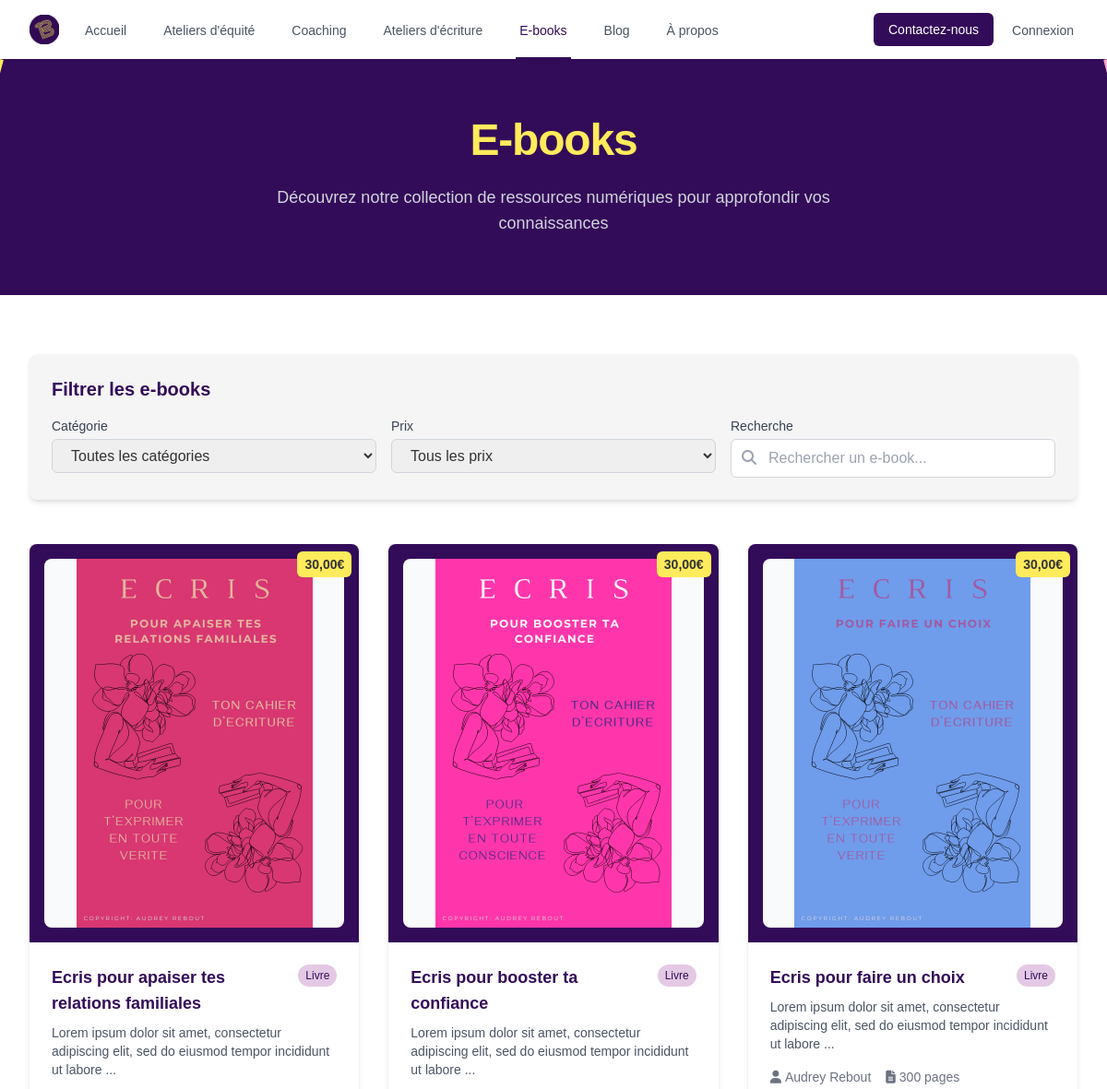
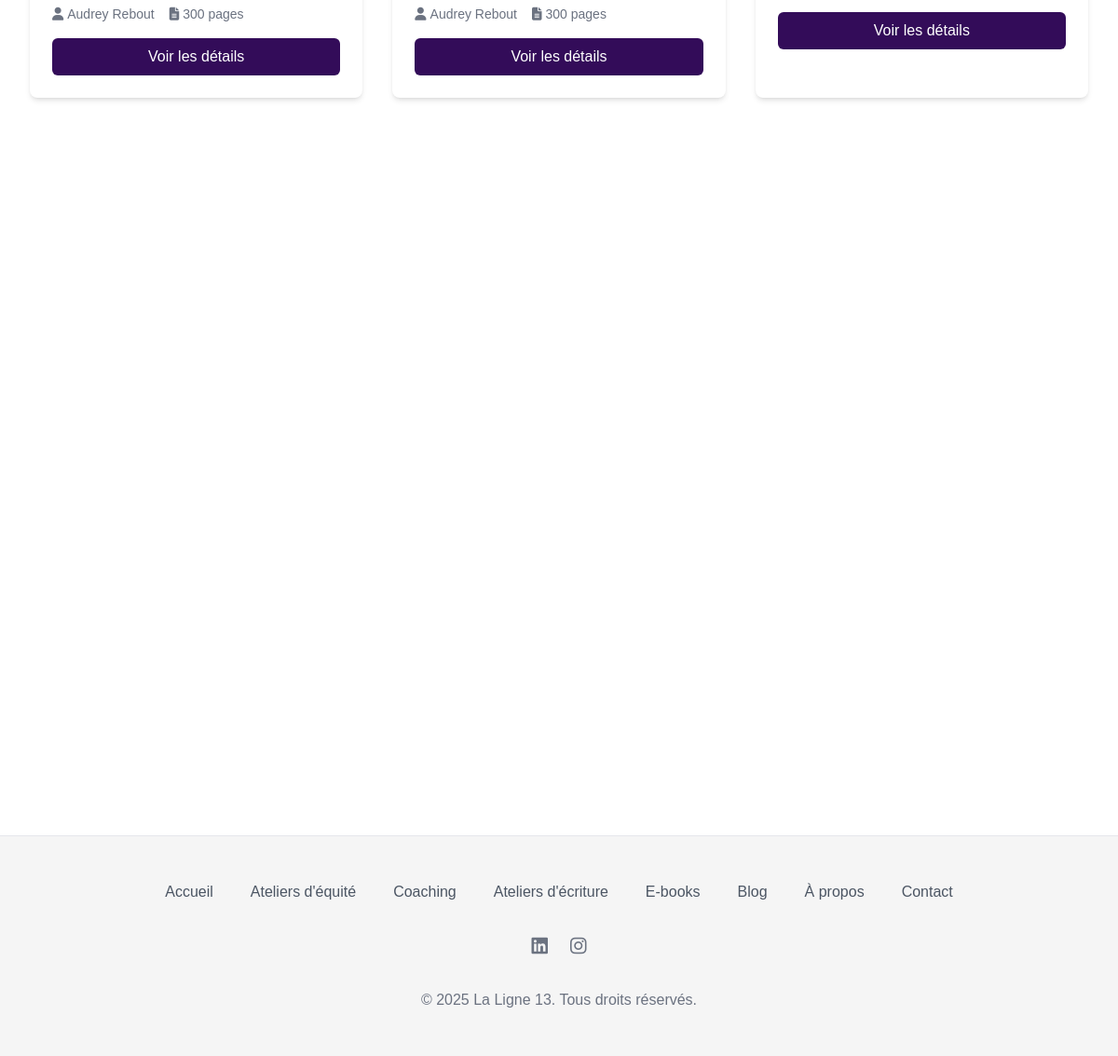
The app's page /frontend/ebooks.php with its own data (2 pictures, top to bottom).
### tables this page shows
CREATE TABLE `ebooks` (
  `id` int(11) NOT NULL,
  `titre` varchar(255) NOT NULL,
  `description` text DEFAULT NULL,
  `auteur` varchar(255) DEFAULT NULL,
  `prix` decimal(10,2) NOT NULL,
  `image` varchar(255) DEFAULT NULL,
  `fichier` varchar(255) NOT NULL,
  `date_publication` date DEFAULT NULL,
  `categorie` varchar(100) DEFAULT NULL,
  `nombre_pages` int(11) DEFAULT NULL,
  `format` varchar(50) DEFAULT 'PDF',
  `is_active` tinyint(1) DEFAULT 1,
  `created_at` timestamp NULL DEFAULT current_timestamp(),
  `updated_at` timestamp NULL DEFAULT current_timestamp() ON UPDATE current_timestamp()
);

### frontend/ebooks.php (the view, shortened to what this page needs)
<?php
require("../backend/utils/ConnectToBDD.php");
$query = "SELECT * FROM ebooks WHERE is_active = 1 ORDER BY date_publication DESC";
$stmt = $pdo->prepare($query);
$stmt->execute();
$ebooks = $stmt->fetchAll(PDO::FETCH_ASSOC);
?>
<!DOCTYPE html>
<html lang="fr">
<head>
    <script src="https://cdn.tailwindcss.com"></script>
    <link rel="stylesheet" href="https://cdnjs.cloudflare.com/ajax/libs/font-awesome/6.4.0/css/all.min.css">
</head>
<body class="bg-lightgray text-darkgray">
    <nav class="bg-white shadow-sm fixed w-full z-50">
        <div class="max-w-7xl mx-auto px-4 sm:px-6 lg:px-8">
            <div class="flex justify-between h-16">
                <div class="flex">
                    <div class="flex-shrink-0 flex items-center">
                        <img src="../src/img/logo.jpg" alt="Logo Ligne 13" class="h-8 w-auto">
                    </div>
                    <div class="hidden sm:ml-6 sm:flex sm:space-x-8">
                        <a href="index.php" class="border-transparent text-gray-600 hover:text-violet inline-flex items-center px-1 pt-1 border-b-2 border-transparent hover:border-violet text-sm font-medium">
                            Accueil
                        </a>
                        <a href="ateliers.php" class="border-transparent text-gray-600 hover:text-violet inline-flex items-center px-1 pt-1 border-b-2 border-transparent hover:border-violet text-sm font-medium">
                            Ateliers d'équité
                        </a>
                        <a href="coaching.php" class="border-transparent text-gray-600 hover:text-violet inline-flex items-center px-1 pt-1 border-b-2 border-transparent hover:border-violet text-sm font-medium">
                            Coaching
                        </a>
                        <a href="ecriture.php" class="border-transparent text-gray-600 hover:text-violet inline-flex items-center px-1 pt-1 border-b-2 border-transparent hover:border-violet text-sm font-medium">
                            Ateliers d'écriture
                        </a>
                        <a href="ebooks.php" class="border-violet text-violet inline-flex items-center px-1 pt-1 border-b-2 text-sm font-medium">
                            E-books
                        </a>
                        <a href="blog.php" class="border-transparent text-gray-600 hover:text-violet inline-flex items-center px-1 pt-1 border-b-2 border-transparent hover:border-violet text-sm font-medium">
                            Blog
                        </a>
                        <a href="about.html" class="border-transparent text-gray-600 hover:text-violet inline-flex items-center px-1 pt-1 border-b-2 border-transparent hover:border-violet text-sm font-medium">
                            À propos
                        </a>
                    </div>
                </div>
                <div class="flex items-center">
                    <div class="hidden sm:flex sm:items-center">
                        <?php if (isset($_SESSION['is_admin']) && $_SESSION['is_admin'] == 1): ?>
                            <a href="admin.php" class="bg-violet text-white hover:bg-violet/90 px-4 py-2 rounded-md text-sm font-medium">
                                Administration
                            </a>
                        <?php else: ?>
                            <a href="contact.html" class="bg-violet text-white hover:bg-violet/90 px-4 py-2 rounded-md text-sm font-medium">
                                Contactez-nous
                            </a>
                        <?php endif; ?>
                        <?php if (isset($_SESSION['user_id'])): ?>
                            <a href="myaccount.php" class="border-transparent text-gray-600 hover:text-violet inline-flex items-center px-1 pt-1 border-b-2 border-transparent hover:border-violet text-sm font-medium ml-4">
                                Mon compte
                            </a>
                        <?php else: ?>
                            <a href="login.php" class="border-transparent text-gray-600 hover:text-violet inline-flex items-center px-1 pt-1 border-b-2 border-transparent hover:border-violet text-sm font-medium ml-4">
                                Connexion
                            </a>
                        <?php endif; ?>
                    </div>
                </div>
            </div>
        </div>
    </nav>
    <div class="hero-pattern bg-violet flex items-center">
        <div class="diagonal-line-left"></div>
        <div class="diagonal-line-right"></div>
        <div class="curved-line-bottom"></div>
        <div class="max-w-7xl mx-auto px-4 sm:px-6 lg:px-8 relative z-10 pt-16">
            <div class="text-center">
                <h1 class="text-3xl font-extrabold tracking-tight text-jaune sm:text-4xl md:text-5xl animate-hidden animate-element">
                    <span class="block">E-books</span>
                </h1>
                <p class="mt-6 max-w-2xl mx-auto text-base text-gray-300 sm:text-lg animate-hidden animate-element animate-delay-100">
                    Découvrez notre collection de ressources numériques pour approfondir vos connaissances
                </p>
            </div>
        </div>
    </div>
    <div class="py-16 bg-white">
        <div class="max-w-7xl mx-auto px-4 sm:px-6 lg:px-8">
            <div class="mb-12 animate-hidden animate-element">
                <div class="bg-lightgray rounded-lg p-6 shadow-md">
                    <h2 class="text-xl font-bold text-violet mb-4">Filtrer les e-books</h2>
                    <div class="grid grid-cols-1 md:grid-cols-3 gap-4">
                        <div>
                            <label for="category-filter" class="block text-sm font-medium text-gray-700 mb-1">
                                Catégorie
                            </label>
                            <select id="category-filter" class="w-full px-4 py-2 border border-gray-300 rounded-md focus:outline-none focus:ring-2 focus:ring-violet focus:border-transparent">
                                <option value="">Toutes les catégories</option>
                            </select>
                        </div>
                        <div>
                            <label for="price-filter" class="block text-sm font-medium text-gray-700 mb-1">
                                Prix
                            </label>
                            <select id="price-filter" class="w-full px-4 py-2 border border-gray-300 rounded-md focus:outline-none focus:ring-2 focus:ring-violet focus:border-transparent">
                                <option value="">Tous les prix</option>
                            </select>
                        </div>
                        <div>
                            <label for="search-filter" class="block text-sm font-medium text-gray-700 mb-1">
                                Recherche
                            </label>
                            <div class="relative">
                                <input type="text" id="search-filter" placeholder="Rechercher un e-book..." class="w-full pl-10 pr-4 py-2 border border-gray-300 rounded-md focus:outline-none focus:ring-2 focus:ring-violet focus:border-transparent">
                                <i class="fas fa-search absolute left-3 top-3 text-gray-400"></i>
                            </div>
                        </div>
                    </div>
                </div>
            </div>
            <div class="grid grid-cols-1 sm:grid-cols-2 lg:grid-cols-3 gap-8" id="ebooks-container">
                <?php if (empty($ebooks)): ?>
                    <div class="col-span-full text-center py-12">
                        <p class="text-gray-500 text-lg">Aucun e-book disponible pour le moment.</p>
                    </div>
                <?php else: ?>
                    <?php foreach ($ebooks as $ebook): ?>
                        <div class="ebook-card bg-white rounded-lg shadow-md overflow-hidden animate-hidden animate-element" data-category="<?= htmlspecialchars($ebook['categorie']); ?>" data-price="<?= $ebook['prix']; ?>">
                            <div class="bg-violet relative p-4">
                                <?php if (!empty($ebook['image'])): ?>
                                    <img src="<?= htmlspecialchars($ebook['image']); ?>" alt="<?= htmlspecialchars($ebook['titre']); ?>" class="w-full h-[400px] object-contain bg-gray-50 rounded-lg">
                                <?php else: ?>
                                    <div class="w-full h-[400px] flex items-center justify-center bg-gray-50 rounded-lg">
                                        <i class="fas fa-book text-violet text-5xl"></i>
                                    </div>
                                <?php endif; ?>
                                <div class="absolute top-2 right-2 bg-jaune text-darkgray px-2 py-1 rounded-md text-sm font-bold">
                                    <?= number_format($ebook['prix'], 2, ',', ' '); ?>€
                                </div>
                            </div>
                            <div class="p-6">
                                <div class="flex justify-between items-start mb-2">
                                    <h3 class="text-lg font-bold text-violet"><?= htmlspecialchars($ebook['titre']); ?></h3>
                                    <span class="text-xs bg-mauve text-violet px-2 py-1 rounded-full"><?= htmlspecialchars($ebook['categorie']); ?></span>
                                </div>
                                <p class="text-gray-600 text-sm mb-4"><?= htmlspecialchars(substr($ebook['description'], 0, 100)) . (strlen($ebook['description']) > 100 ? '...' : ''); ?></p>
                                <div class="flex items-center text-sm text-gray-500 mb-4">
                                    <div class="flex items-center mr-4">
                                        <i class="fas fa-user mr-1"></i>
                                        <span><?= htmlspecialchars($ebook['auteur']); ?></span>
                                    </div>
                                    <div class="flex items-center">
                                        <i class="fas fa-file-alt mr-1"></i>
                                        <span><?= $ebook['nombre_pages']; ?> pages</span>
                                    </div>
                                </div>
                                <a href="ebook-details.php?id=<?= $ebook['id']; ?>" class="block w-full bg-violet text-white text-center py-2 rounded-md hover:bg-violet/90 transition-colors">
                                    Voir les détails
                                </a>
                            </div>
                        </div>
                    <?php endforeach; ?>
                <?php endif; ?>
            </div>
        </div>
    </div>
    <footer class="bg-lightgray border-t border-gray-200">
        <div class="max-w-7xl mx-auto py-12 px-4 overflow-hidden sm:px-6 lg:px-8">
            <nav class="-mx-5 -my-2 flex flex-wrap justify-center" aria-label="Footer">
                <div class="px-5 py-2">
                    <a href="index.php" class="text-base text-gray-600 hover:text-violet">
                        Accueil
                    </a>
                </div>
                <div class="px-5 py-2">
                    <a href="ateliers.php" class="text-base text-gray-600 hover:text-violet">
                        Ateliers d'équité
                    </a>
                </div>
                <div class="px-5 py-2">
                    <a href="coaching.php" class="text-base text-gray-600 hover:text-violet">
                        Coaching
                    </a>
                </div>
                <div class="px-5 py-2">
                    <a href="ecriture.php" class="text-base text-gray-600 hover:text-violet">
                        Ateliers d'écriture
                    </a>
                </div>
                <div class="px-5 py-2">
                    <a href="ebooks.php" class="text-base text-gray-600 hover:text-violet">
                        E-books
                    </a>
                </div>
                <div class="px-5 py-2">
                    <a href="blog.php" class="text-base text-gray-600 hover:text-violet">
                        Blog
                    </a>
                </div>
                <div class="px-5 py-2">
                    <a href="about.html" class="text-base text-gray-600 hover:text-violet">
                        À propos
                    </a>
                </div>
                <div class="px-5 py-2">
                    <a href="contact.html" class="text-base text-gray-600 hover:text-violet">
                        Contact
                    </a>
                </div>
            </nav>
            <div class="mt-8 flex justify-center space-x-6">
                <a href="https://www.linkedin.com/in/audrey-rebout-9144b7162/" class="text-gray-500 hover:text-violet">
                    <i class="fab fa-linkedin text-xl"></i>
                </a>
                <a href="https://www.instagram.com/la_ligne_13.coaching/" class="text-gray-500 hover:text-violet">
                    <i class="fab fa-instagram text-xl"></i>
                </a>
            </div>
            <p class="mt-8 text-center text-base text-gray-500">
                &copy; 2025 La Ligne 13. Tous droits réservés.
            </p>
        </div>
    </footer>
</body>
</html>

### frontend/ebooks.php (style rules this page uses)
body { font-family: 'Arial', sans-serif; }
.hero-pattern { background-color: #1a1a1a; position: relative; overflow: hidden; height: 40vh; min-height: 300px; }
.diagonal-line-left { position: absolute; left: 0; top: 20%; height: 60%; width: 4px; background-color: #ffeb5b; transform: rotate(15deg); transform-origin: top left; }
.diagonal-line-right { position: absolute; right: 0; top: 20%; height: 60%; width: 4px; background-color: #f9a8c9; transform: rotate(-15deg); transform-origin: top right; }
.curved-line-bottom { position: absolute; bottom: -100px; left: -100px; width: 300px; height: 300px; border: 4px solid #ffeb5b; border-top: none; border-right: none; border-radius: 0 0 0 300px; }
.animate-hidden { opacity: 0; transform: translateY(30px); transition: opacity 0.8s ease, transform 0.8s ease; }
.animate-visible { opacity: 1; transform: translateY(0); }
.animate-delay-100 { transition-delay: 0.1s; }
.ebook-card { transition: transform 0.3s ease, box-shadow 0.3s ease; }

### records on screen
ebooks: image (picture), prix "30,00", titre "Ecris pour apaiser tes relations familiales", categorie "Livre", description "Lorem ipsum dolor sit amet, consectetur adipiscing elit, sed do eiusmod tempor incididunt ut labore", auteur "Audrey Rebout", nombre_pages "300"
ebooks: image (picture), prix "30,00", titre "Ecris pour booster ta confiance", categorie "Livre", description "Lorem ipsum dolor sit amet, consectetur adipiscing elit, sed do eiusmod tempor incididunt ut labore", auteur "Audrey Rebout", nombre_pages "300"
ebooks: image (picture), prix "30,00", titre "Ecris pour faire un choix", categorie "Livre", description "Lorem ipsum dolor sit amet, consectetur adipiscing elit, sed do eiusmod tempor incididunt ut labore", auteur "Audrey Rebout", nombre_pages "300"
